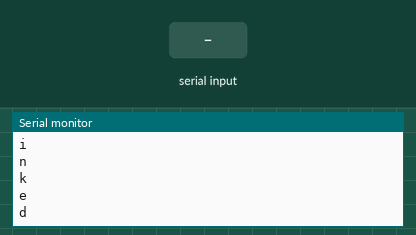
Recording of a sketch running on a simulated Arduino Mega 2560, built with avr-gcc and run on an emulated ATmega2560. Shown: the last lines printed to the serial monitor. Inputs (shaded band) come from the test bench. The modem accepts every AT command (registered, SIM ready, sends succeed) and sends nothing else.

Above: at 3.7 s.
3.8 s: ":" received over the second serial link
At 4.1 s:
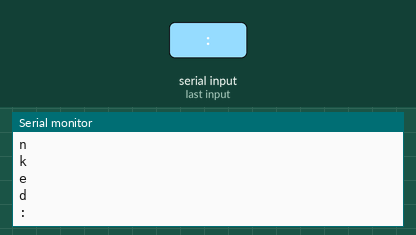
5.3 s: "1" received over the second serial link
At 6.5 s:
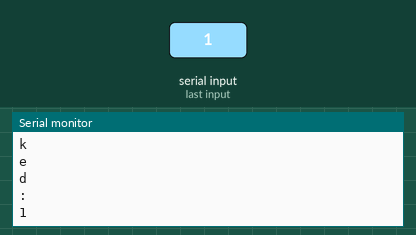

The sketch:

wifiandcontrol_v2.ino
```cpp
//byte received;
float angle=0;
int precision=2;
int length_message=3+precision;
void setup() {
  Serial.begin(115200);
  Serial2.begin(115200); // initialize serial2
  //WiFibuf.reserve(50);
  delay(1500);
  Serial2.println("+AT");
  delay(250);
  Serial2.println("AT+CWMODE_CUR=2");
  delay(250);
  Serial2.println("AT+CWSAP_CUR=\"ugvWIFI\",\"protectugv\",7,0");
  delay(250);
  Serial2.println("AT+CIPMUX=1");
  delay(250);
  Serial2.println("AT+CIPSTART=0,\"UDP\",\"192.168.4.2\",444,333,0");
  //InitGcs = true;
}

void loop() {
  if(Serial.available()){
  byte c = Serial.read();
  Serial2.write(c);
  }
  if(Serial2.available()){
    char b = Serial2.read();
    Serial.println(b); //serial or serial2?
    if(b==':'){
      for (int i=0; i<6; i++){
        if(i==0){
        char b = Serial2.read();
        }
        else{
        angle=angle+int(b)*pow(10,(-i-precision+length_message));
        char b = Serial2.read();
        }
      }
    }
    //Serial.println(angle);
    angle=0;
    //int sizeofb=sizeof(b);
    //Serial.write(sizeofb);
    //Serial.write("\n");
  }
}
//void loop(){
//if (Serial2.available()){
//  received = Serial2.read();
//  int length_message=length(received)-header;
//  for (int i=12; i<length_message; i++){
//    angle=angle+received[]*10^(i-precision-header+length_message-1)
//  }
//  Serial.write(b);
//  }
//}


//void loop() {
//  if(Serial.available()){
//  byte c = Serial.read();
//  Serial2.write(c);
//  }
//  if(Serial2.available()){
//    byte b = Serial2.read();
//    Serial.write(b);
//  }
//}
```

Measured:
- after the input at 3.8 s, the serial monitor: prints a new line at once (image 1)
- after the input at 5.3 s, the serial monitor: prints a new line at once (image 2)
